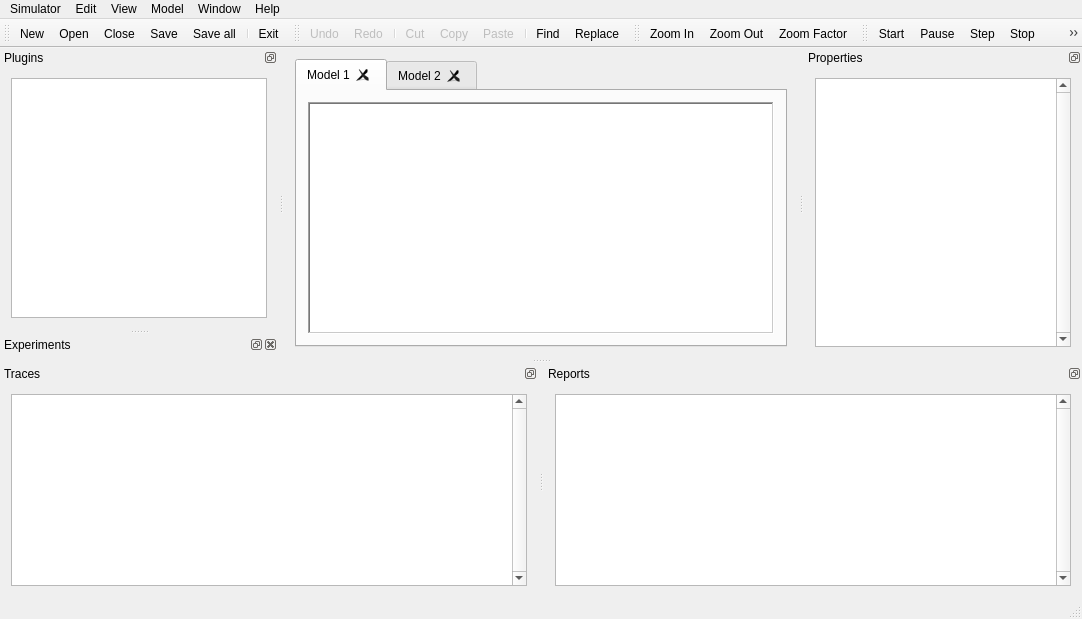
<?xml version="1.0" encoding="UTF-8"?>
<ui version="4.0">
 <class>MainWindow</class>
 <widget class="QMainWindow" name="MainWindow">
  <property name="geometry">
   <rect>
    <x>0</x>
    <y>0</y>
    <width>1082</width>
    <height>619</height>
   </rect>
  </property>
  <property name="windowTitle">
   <string>GenESyS -- Generic and Expansible System Simulator</string>
  </property>
  <property name="locale">
   <locale language="English" country="UnitedStates"/>
  </property>
  <widget class="QWidget" name="centralWidget">
   <layout class="QGridLayout" name="gridLayout">
    <item row="0" column="0">
     <widget class="QTabWidget" name="tabWidgetModels">
      <property name="tabPosition">
       <enum>QTabWidget::North</enum>
      </property>
      <property name="tabShape">
       <enum>QTabWidget::Rounded</enum>
      </property>
      <property name="currentIndex">
       <number>0</number>
      </property>
      <property name="tabsClosable">
       <bool>true</bool>
      </property>
      <property name="movable">
       <bool>true</bool>
      </property>
      <widget class="QWidget" name="tabModel1">
       <attribute name="title">
        <string>Model 1</string>
       </attribute>
       <layout class="QHBoxLayout" name="horizontalLayout">
        <item>
         <widget class="QGraphicsView" name="graphicsView">
          <property name="frameShape">
           <enum>QFrame::WinPanel</enum>
          </property>
         </widget>
        </item>
       </layout>
      </widget>
      <widget class="QWidget" name="tabModel2">
       <attribute name="title">
        <string>Model 2</string>
       </attribute>
       <layout class="QHBoxLayout" name="horizontalLayout_2"/>
      </widget>
     </widget>
    </item>
   </layout>
  </widget>
  <widget class="QMenuBar" name="menuBar">
   <property name="geometry">
    <rect>
     <x>0</x>
     <y>0</y>
     <width>1082</width>
     <height>24</height>
    </rect>
   </property>
   <widget class="QMenu" name="menuEdit">
    <property name="title">
     <string>Edit</string>
    </property>
    <addaction name="actionUndo"/>
    <addaction name="actionRedo"/>
    <addaction name="separator"/>
    <addaction name="actionCut"/>
    <addaction name="actionCopy"/>
    <addaction name="actionPaste"/>
    <addaction name="separator"/>
    <addaction name="actionFind"/>
    <addaction name="actionReplace"/>
   </widget>
   <widget class="QMenu" name="menuModel">
    <property name="enabled">
     <bool>true</bool>
    </property>
    <property name="title">
     <string>Model</string>
    </property>
   </widget>
   <widget class="QMenu" name="menuWindow">
    <property name="title">
     <string>Window</string>
    </property>
    <addaction name="actionComponents"/>
    <addaction name="actionElements"/>
    <addaction name="actionModels"/>
    <addaction name="actionConsole"/>
    <addaction name="actionProperties"/>
    <addaction name="actionEditor"/>
   </widget>
   <widget class="QMenu" name="menuHelp">
    <property name="title">
     <string>Help</string>
    </property>
    <addaction name="actionDocumentation"/>
    <addaction name="actionSupport"/>
    <addaction name="separator"/>
    <addaction name="actionAbout"/>
   </widget>
   <widget class="QMenu" name="menuView">
    <property name="title">
     <string>View</string>
    </property>
    <widget class="QMenu" name="menuArrange">
     <property name="title">
      <string>Arrange</string>
     </property>
     <addaction name="actionTop"/>
     <addaction name="actionBottom"/>
    </widget>
    <addaction name="actionZoom_In"/>
    <addaction name="actionZoom_Out"/>
    <addaction name="actionZoom_Factor"/>
    <addaction name="separator"/>
    <addaction name="actionGrid"/>
    <addaction name="actionSnap"/>
    <addaction name="separator"/>
    <addaction name="menuArrange"/>
    <addaction name="actionGroup"/>
   </widget>
   <widget class="QMenu" name="menuSimulator">
    <property name="title">
     <string>Simulator</string>
    </property>
    <addaction name="separator"/>
    <addaction name="actionPlugins"/>
    <addaction name="actionExperiments"/>
    <addaction name="actionModels_2"/>
    <addaction name="separator"/>
    <addaction name="actionPreferences_2"/>
    <addaction name="separator"/>
    <addaction name="actionExit_2"/>
   </widget>
   <addaction name="menuSimulator"/>
   <addaction name="menuEdit"/>
   <addaction name="menuView"/>
   <addaction name="menuModel"/>
   <addaction name="menuWindow"/>
   <addaction name="menuHelp"/>
  </widget>
  <widget class="QToolBar" name="toolBarModel">
   <attribute name="toolBarArea">
    <enum>TopToolBarArea</enum>
   </attribute>
   <attribute name="toolBarBreak">
    <bool>false</bool>
   </attribute>
   <addaction name="actionNew"/>
   <addaction name="actionOpen"/>
   <addaction name="actionClose"/>
   <addaction name="actionSave"/>
   <addaction name="actionSave_as"/>
   <addaction name="separator"/>
   <addaction name="actionExit"/>
  </widget>
  <widget class="QStatusBar" name="statusBar"/>
  <widget class="QToolBar" name="toolBarEdit">
   <property name="windowTitle">
    <string>toolBar</string>
   </property>
   <attribute name="toolBarArea">
    <enum>TopToolBarArea</enum>
   </attribute>
   <attribute name="toolBarBreak">
    <bool>false</bool>
   </attribute>
   <addaction name="actionUndo"/>
   <addaction name="actionRedo"/>
   <addaction name="separator"/>
   <addaction name="actionCut"/>
   <addaction name="actionCopy"/>
   <addaction name="actionPaste"/>
   <addaction name="separator"/>
   <addaction name="actionFind"/>
   <addaction name="actionReplace"/>
  </widget>
  <widget class="QToolBar" name="toolBar">
   <property name="windowTitle">
    <string>toolBar</string>
   </property>
   <attribute name="toolBarArea">
    <enum>TopToolBarArea</enum>
   </attribute>
   <attribute name="toolBarBreak">
    <bool>false</bool>
   </attribute>
   <addaction name="actionZoom_In"/>
   <addaction name="actionZoom_Out"/>
   <addaction name="actionZoom_Factor"/>
  </widget>
  <widget class="QToolBar" name="toolBarSimulator">
   <property name="windowTitle">
    <string>toolBar_2</string>
   </property>
   <attribute name="toolBarArea">
    <enum>TopToolBarArea</enum>
   </attribute>
   <attribute name="toolBarBreak">
    <bool>false</bool>
   </attribute>
   <addaction name="actionStart"/>
   <addaction name="actionPause"/>
   <addaction name="actionStep"/>
   <addaction name="actionStop"/>
   <addaction name="actionRun_Control"/>
  </widget>
  <widget class="QDockWidget" name="dockWidgetComponents">
   <property name="features">
    <set>QDockWidget::DockWidgetFloatable|QDockWidget::DockWidgetMovable</set>
   </property>
   <property name="windowTitle">
    <string>Plugins</string>
   </property>
   <attribute name="dockWidgetArea">
    <number>1</number>
   </attribute>
   <widget class="QWidget" name="dockWidgetContents">
    <layout class="QVBoxLayout" name="verticalLayout">
     <item>
      <widget class="QListWidget" name="listWidget_ComponentPlugins"/>
     </item>
    </layout>
   </widget>
  </widget>
  <widget class="QDockWidget" name="dockWidgetProperties">
   <property name="features">
    <set>QDockWidget::DockWidgetFloatable|QDockWidget::DockWidgetMovable</set>
   </property>
   <property name="windowTitle">
    <string>Properties</string>
   </property>
   <attribute name="dockWidgetArea">
    <number>2</number>
   </attribute>
   <widget class="QWidget" name="dockWidgetContents_3">
    <layout class="QVBoxLayout" name="verticalLayout_3">
     <item>
      <widget class="QTableView" name="tableView_Properties">
       <property name="verticalScrollBarPolicy">
        <enum>Qt::ScrollBarAlwaysOn</enum>
       </property>
       <property name="horizontalScrollBarPolicy">
        <enum>Qt::ScrollBarAsNeeded</enum>
       </property>
      </widget>
     </item>
    </layout>
   </widget>
  </widget>
  <widget class="QDockWidget" name="dockWidgetConsole">
   <property name="floating">
    <bool>false</bool>
   </property>
   <property name="features">
    <set>QDockWidget::DockWidgetFloatable|QDockWidget::DockWidgetMovable</set>
   </property>
   <property name="allowedAreas">
    <set>Qt::AllDockWidgetAreas</set>
   </property>
   <property name="windowTitle">
    <string>Traces</string>
   </property>
   <attribute name="dockWidgetArea">
    <number>8</number>
   </attribute>
   <widget class="QWidget" name="dockWidgetContents_4">
    <layout class="QVBoxLayout" name="verticalLayout_4">
     <item>
      <widget class="QTextEdit" name="textEdit_Console">
       <property name="sizePolicy">
        <sizepolicy hsizetype="Expanding" vsizetype="Preferred">
         <horstretch>0</horstretch>
         <verstretch>0</verstretch>
        </sizepolicy>
       </property>
       <property name="verticalScrollBarPolicy">
        <enum>Qt::ScrollBarAlwaysOn</enum>
       </property>
       <property name="lineWrapMode">
        <enum>QTextEdit::NoWrap</enum>
       </property>
       <property name="readOnly">
        <bool>true</bool>
       </property>
       <property name="textInteractionFlags">
        <set>Qt::NoTextInteraction</set>
       </property>
      </widget>
     </item>
    </layout>
   </widget>
  </widget>
  <widget class="QDockWidget" name="dockWidget">
   <property name="features">
    <set>QDockWidget::DockWidgetFloatable|QDockWidget::DockWidgetMovable</set>
   </property>
   <property name="windowTitle">
    <string>Reports</string>
   </property>
   <attribute name="dockWidgetArea">
    <number>8</number>
   </attribute>
   <widget class="QWidget" name="dockWidgetContents_5">
    <layout class="QVBoxLayout" name="verticalLayout_5">
     <item>
      <widget class="QTextEdit" name="textEdit_Report">
       <property name="sizePolicy">
        <sizepolicy hsizetype="Expanding" vsizetype="Preferred">
         <horstretch>0</horstretch>
         <verstretch>0</verstretch>
        </sizepolicy>
       </property>
       <property name="verticalScrollBarPolicy">
        <enum>Qt::ScrollBarAlwaysOn</enum>
       </property>
      </widget>
     </item>
    </layout>
   </widget>
  </widget>
  <widget class="QDockWidget" name="dockWidgetExperiments">
   <property name="windowTitle">
    <string>Experiments</string>
   </property>
   <attribute name="dockWidgetArea">
    <number>1</number>
   </attribute>
   <widget class="QWidget" name="dockWidgetContents_6">
    <widget class="QListWidget" name="listWidget">
     <property name="geometry">
      <rect>
       <x>10</x>
       <y>10</y>
       <width>181</width>
       <height>61</height>
      </rect>
     </property>
     <property name="autoFillBackground">
      <bool>false</bool>
     </property>
    </widget>
   </widget>
  </widget>
  <action name="actionNew">
   <property name="icon">
    <iconset resource="resources.qrc">
     <normaloff>:/rec/resources/icons/pack2/png/24x24/60.png</normaloff>:/rec/resources/icons/pack2/png/24x24/60.png</iconset>
   </property>
   <property name="text">
    <string>New</string>
   </property>
   <property name="toolTip">
    <string>New simulation model</string>
   </property>
  </action>
  <action name="actionOpen">
   <property name="icon">
    <iconset resource="resources.qrc">
     <normaloff>:/rec/resources/icons/pack2/png/24x24/52.png</normaloff>:/rec/resources/icons/pack2/png/24x24/52.png</iconset>
   </property>
   <property name="text">
    <string>Open</string>
   </property>
   <property name="shortcut">
    <string>Ctrl+O</string>
   </property>
  </action>
  <action name="actionClose">
   <property name="enabled">
    <bool>true</bool>
   </property>
   <property name="icon">
    <iconset resource="resources.qrc">
     <normaloff>:/rec/resources/icons/pack3/png/24x24/Close.png</normaloff>:/rec/resources/icons/pack3/png/24x24/Close.png</iconset>
   </property>
   <property name="text">
    <string>Close</string>
   </property>
   <property name="shortcut">
    <string>Ctrl+W</string>
   </property>
  </action>
  <action name="actionSave">
   <property name="enabled">
    <bool>true</bool>
   </property>
   <property name="icon">
    <iconset resource="resources.qrc">
     <normaloff>:/rec/resources/icons/pack3/png/24x24/Save.png</normaloff>:/rec/resources/icons/pack3/png/24x24/Save.png</iconset>
   </property>
   <property name="text">
    <string>Save</string>
   </property>
   <property name="shortcut">
    <string>Ctrl+S</string>
   </property>
  </action>
  <action name="actionSave_as">
   <property name="enabled">
    <bool>true</bool>
   </property>
   <property name="icon">
    <iconset resource="resources.qrc">
     <normaloff>:/rec/resources/icons/pack2/png/24x24/86.png</normaloff>:/rec/resources/icons/pack2/png/24x24/86.png</iconset>
   </property>
   <property name="text">
    <string>Save all</string>
   </property>
   <property name="shortcut">
    <string>Ctrl+A</string>
   </property>
  </action>
  <action name="actionExit">
   <property name="icon">
    <iconset resource="resources.qrc">
     <normaloff>:/rec/resources/icons/pack3/png/24x24/Door.png</normaloff>:/rec/resources/icons/pack3/png/24x24/Door.png</iconset>
   </property>
   <property name="text">
    <string>Exit</string>
   </property>
   <property name="shortcut">
    <string>Ctrl+F4</string>
   </property>
  </action>
  <action name="actionUndo">
   <property name="enabled">
    <bool>false</bool>
   </property>
   <property name="icon">
    <iconset resource="resources.qrc">
     <normaloff>:/rec/resources/icons/pack3/png/24x24/Undo.png</normaloff>:/rec/resources/icons/pack3/png/24x24/Undo.png</iconset>
   </property>
   <property name="text">
    <string>Undo</string>
   </property>
   <property name="shortcut">
    <string>Ctrl+Z</string>
   </property>
  </action>
  <action name="actionRedo">
   <property name="enabled">
    <bool>false</bool>
   </property>
   <property name="icon">
    <iconset resource="resources.qrc">
     <normaloff>:/rec/resources/icons/pack3/png/24x24/Redo.png</normaloff>:/rec/resources/icons/pack3/png/24x24/Redo.png</iconset>
   </property>
   <property name="text">
    <string>Redo</string>
   </property>
   <property name="shortcut">
    <string>Ctrl+Shift+Z</string>
   </property>
  </action>
  <action name="actionCut">
   <property name="enabled">
    <bool>false</bool>
   </property>
   <property name="icon">
    <iconset resource="resources.qrc">
     <normaloff>:/rec/resources/icons/pack3/png/24x24/Cut.png</normaloff>:/rec/resources/icons/pack3/png/24x24/Cut.png</iconset>
   </property>
   <property name="text">
    <string>Cut</string>
   </property>
   <property name="shortcut">
    <string>Ctrl+X</string>
   </property>
  </action>
  <action name="actionCopy">
   <property name="enabled">
    <bool>false</bool>
   </property>
   <property name="icon">
    <iconset resource="resources.qrc">
     <normaloff>:/rec/resources/icons/pack3/png/24x24/Copy.png</normaloff>:/rec/resources/icons/pack3/png/24x24/Copy.png</iconset>
   </property>
   <property name="text">
    <string>Copy</string>
   </property>
   <property name="shortcut">
    <string>Ctrl+C</string>
   </property>
  </action>
  <action name="actionPaste">
   <property name="enabled">
    <bool>false</bool>
   </property>
   <property name="icon">
    <iconset resource="resources.qrc">
     <normaloff>:/rec/resources/icons/pack3/png/24x24/Paste.png</normaloff>:/rec/resources/icons/pack3/png/24x24/Paste.png</iconset>
   </property>
   <property name="text">
    <string>Paste</string>
   </property>
   <property name="shortcut">
    <string>Ctrl+V</string>
   </property>
  </action>
  <action name="actionFind">
   <property name="icon">
    <iconset resource="resources.qrc">
     <normaloff>:/rec/resources/icons/pack3/png/24x24/Find.png</normaloff>:/rec/resources/icons/pack3/png/24x24/Find.png</iconset>
   </property>
   <property name="text">
    <string>Find</string>
   </property>
   <property name="shortcut">
    <string>Ctrl+F</string>
   </property>
  </action>
  <action name="actionReplace">
   <property name="icon">
    <iconset resource="resources.qrc">
     <normaloff>:/rec/resources/icons/pack3/png/24x24/View.png</normaloff>:/rec/resources/icons/pack3/png/24x24/View.png</iconset>
   </property>
   <property name="text">
    <string>Replace</string>
   </property>
   <property name="shortcut">
    <string>Ctrl+H</string>
   </property>
  </action>
  <action name="actionGroup">
   <property name="text">
    <string>Group</string>
   </property>
  </action>
  <action name="actionZoom_In">
   <property name="icon">
    <iconset resource="resources.qrc">
     <normaloff>:/rec/resources/icons/pack3/png/24x24/Zoom.png</normaloff>:/rec/resources/icons/pack3/png/24x24/Zoom.png</iconset>
   </property>
   <property name="text">
    <string>Zoom In</string>
   </property>
   <property name="shortcut">
    <string>Ctrl+=</string>
   </property>
  </action>
  <action name="actionZoom_Out">
   <property name="icon">
    <iconset resource="resources.qrc">
     <normaloff>:/rec/resources/icons/pack3/png/24x24/Zoom.png</normaloff>:/rec/resources/icons/pack3/png/24x24/Zoom.png</iconset>
   </property>
   <property name="text">
    <string>Zoom Out</string>
   </property>
   <property name="shortcut">
    <string>Ctrl+-</string>
   </property>
  </action>
  <action name="actionZoom_Factor">
   <property name="icon">
    <iconset resource="resources.qrc">
     <normaloff>:/rec/resources/icons/pack3/png/24x24/Zoom.png</normaloff>:/rec/resources/icons/pack3/png/24x24/Zoom.png</iconset>
   </property>
   <property name="text">
    <string>Zoom Factor</string>
   </property>
  </action>
  <action name="actionGrid">
   <property name="text">
    <string>Grid</string>
   </property>
  </action>
  <action name="actionSnap">
   <property name="text">
    <string>Snap</string>
   </property>
  </action>
  <action name="actionInput_Analyser">
   <property name="text">
    <string>Input Analyser</string>
   </property>
  </action>
  <action name="actionOutput_Analyser">
   <property name="text">
    <string>Output Analyser</string>
   </property>
  </action>
  <action name="actionScenario_Manager">
   <property name="text">
    <string>Scenario Manager</string>
   </property>
  </action>
  <action name="actionOptimizaton">
   <property name="text">
    <string>Optimizaton</string>
   </property>
  </action>
  <action name="actionPreferences">
   <property name="text">
    <string>Preferences</string>
   </property>
  </action>
  <action name="actionCheck_Model">
   <property name="icon">
    <iconset resource="resources.qrc">
     <normaloff>:/rec/resources/icons/pack2/png/24x24/58.png</normaloff>:/rec/resources/icons/pack2/png/24x24/58.png</iconset>
   </property>
   <property name="text">
    <string>Check</string>
   </property>
   <property name="shortcut">
    <string>F4</string>
   </property>
  </action>
  <action name="actionStart">
   <property name="icon">
    <iconset resource="resources.qrc">
     <normaloff>:/rec/resources/icons/pack3/png/24x24/Play.png</normaloff>:/rec/resources/icons/pack3/png/24x24/Play.png</iconset>
   </property>
   <property name="text">
    <string>Start</string>
   </property>
   <property name="shortcut">
    <string>F5</string>
   </property>
  </action>
  <action name="actionStep">
   <property name="icon">
    <iconset resource="resources.qrc">
     <normaloff>:/rec/resources/icons/pack3/png/24x24/Next track.png</normaloff>:/rec/resources/icons/pack3/png/24x24/Next track.png</iconset>
   </property>
   <property name="text">
    <string>Step</string>
   </property>
   <property name="shortcut">
    <string>F7</string>
   </property>
  </action>
  <action name="actionStop">
   <property name="icon">
    <iconset resource="resources.qrc">
     <normaloff>:/rec/resources/icons/pack3/png/24x24/Stop.png</normaloff>:/rec/resources/icons/pack3/png/24x24/Stop.png</iconset>
   </property>
   <property name="text">
    <string>Stop</string>
   </property>
   <property name="shortcut">
    <string>F10</string>
   </property>
  </action>
  <action name="actionRun_Control">
   <property name="icon">
    <iconset resource="resources.qrc">
     <normaloff>:/rec/resources/icons/pack3/png/24x24/Tune.png</normaloff>:/rec/resources/icons/pack3/png/24x24/Tune.png</iconset>
   </property>
   <property name="text">
    <string>Settings</string>
   </property>
  </action>
  <action name="actionComponents">
   <property name="text">
    <string>Plugins</string>
   </property>
  </action>
  <action name="actionElements">
   <property name="text">
    <string>Experiments</string>
   </property>
  </action>
  <action name="actionModels">
   <property name="text">
    <string>Models</string>
   </property>
  </action>
  <action name="actionConsole">
   <property name="text">
    <string>Console</string>
   </property>
  </action>
  <action name="actionProperties">
   <property name="text">
    <string>Properties</string>
   </property>
  </action>
  <action name="actionEditor">
   <property name="text">
    <string>Reports</string>
   </property>
  </action>
  <action name="actionDocumentation">
   <property name="icon">
    <iconset resource="resources.qrc">
     <normaloff>:/rec/resources/icons/pack3/png/24x24/Help book.png</normaloff>:/rec/resources/icons/pack3/png/24x24/Help book.png</iconset>
   </property>
   <property name="text">
    <string>Documentation</string>
   </property>
   <property name="shortcut">
    <string>F1</string>
   </property>
  </action>
  <action name="actionSupport">
   <property name="icon">
    <iconset resource="resources.qrc">
     <normaloff>:/rec/resources/icons/pack3/png/24x24/Help.png</normaloff>:/rec/resources/icons/pack3/png/24x24/Help.png</iconset>
   </property>
   <property name="text">
    <string>Support</string>
   </property>
   <property name="shortcut">
    <string>Ctrl+F1</string>
   </property>
  </action>
  <action name="actionAbout">
   <property name="icon">
    <iconset resource="resources.qrc">
     <normaloff>:/rec/resources/icons/pack3/png/24x24/Help book 3d.png</normaloff>:/rec/resources/icons/pack3/png/24x24/Help book 3d.png</iconset>
   </property>
   <property name="text">
    <string>About...</string>
   </property>
   <property name="shortcut">
    <string>Ctrl+Shift+F1</string>
   </property>
  </action>
  <action name="actionTop">
   <property name="text">
    <string>Top</string>
   </property>
  </action>
  <action name="actionBottom">
   <property name="text">
    <string>Bottom</string>
   </property>
  </action>
  <action name="actionInformation">
   <property name="enabled">
    <bool>true</bool>
   </property>
   <property name="text">
    <string>Information</string>
   </property>
  </action>
  <action name="actionReport">
   <property name="text">
    <string>Report</string>
   </property>
  </action>
  <action name="actionComponents_2">
   <property name="text">
    <string>Components</string>
   </property>
  </action>
  <action name="actionElements_2">
   <property name="text">
    <string>Elements</string>
   </property>
  </action>
  <action name="actionTrace">
   <property name="text">
    <string>Trace</string>
   </property>
  </action>
  <action name="actionEvents">
   <property name="text">
    <string>Events</string>
   </property>
  </action>
  <action name="actionPause">
   <property name="icon">
    <iconset resource="resources.qrc">
     <normaloff>:/rec/resources/icons/pack3/png/24x24/Pause.png</normaloff>:/rec/resources/icons/pack3/png/24x24/Pause.png</iconset>
   </property>
   <property name="text">
    <string>Pause</string>
   </property>
  </action>
  <action name="actionExit_2">
   <property name="text">
    <string>Exit</string>
   </property>
  </action>
  <action name="actionPlugins">
   <property name="text">
    <string>Plugins</string>
   </property>
  </action>
  <action name="actionPreferences_2">
   <property name="text">
    <string>Preferences</string>
   </property>
  </action>
  <action name="actionModels_2">
   <property name="text">
    <string>Models</string>
   </property>
  </action>
  <action name="actionExperiments">
   <property name="text">
    <string>Experiments</string>
   </property>
  </action>
 </widget>
 <layoutdefault spacing="6" margin="11"/>
 <resources>
  <include location="resources.qrc"/>
 </resources>
 <connections/>
</ui>
